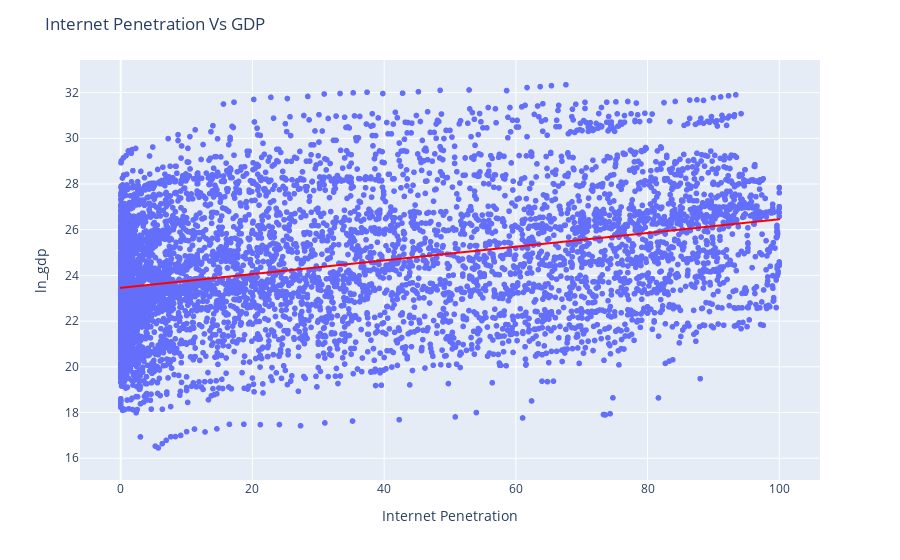

The notebook cell saved with this chart:
### Code cell
fig2 = px.scatter(merged_df_clean, y="ln_gdp", x="Internet Penetration",  trendline="ols")
fig2.update_layout(title = "Internet Penetration Vs GDP")
fig2.data[1].line.color = "red"
fig2.show()

### Figure 1 — Plotly figure (JSON) as saved in the notebook; plotly's stock layout.template omitted (floating-point values rounded to 4 significant figures; data arrays with more than 128 entries replaced by an {"elided": "..."} marker saying what was removed)
{"data": [{"hovertemplate": "Internet Penetration=%{x}<br>ln_gdp=%{y}<extra></extra>", "legendgroup": "", "marker": {"color": "#636efa", "symbol": "circle"}, "mode": "markers", "name": "", "showlegend": false, "type": "scattergl", "x": {"elided": "9044 float values"}, "xaxis": "x", "y": {"elided": "9044 float values"}, "yaxis": "y"}, {"hovertemplate": "<b>OLS trendline</b><br>ln_gdp = 0.0299872 * Internet Penetration + 23.4574<br>R<sup>2</sup>=0.118833<br><br>Internet Penetration=%{x}<br>ln_gdp=%{y} <b>(trend)</b><extra></extra>", "legendgroup": "", "line": {"color": "red"}, "marker": {"color": "#636efa", "symbol": "circle"}, "mode": "lines", "name": "", "showlegend": false, "type": "scattergl", "x": {"elided": "6441 float values"}, "xaxis": "x", "y": {"elided": "6441 float values"}, "yaxis": "y"}], "layout": {"legend": {"tracegroupgap": 0}, "margin": {"t": 60}, "title": {"text": "Internet Penetration Vs GDP"}, "xaxis": {"anchor": "y", "domain": [0, 1], "title": {"text": "Internet Penetration"}}, "yaxis": {"anchor": "x", "domain": [0, 1], "title": {"text": "ln_gdp"}}}}
